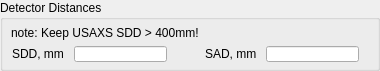
   <widget class="QGroupBox" name="groupBox_10">
    <property name="geometry">
     <rect>
      <x>0</x>
      <y>602</y>
      <width>380</width>
      <height>71</height>
     </rect>
    </property>
    <property name="title">
     <string>Detector Distances</string>
    </property>
    <widget class="QLabel" name="label">
     <property name="geometry">
      <rect>
       <x>11</x>
       <y>25</y>
       <width>227</width>
       <height>16</height>
      </rect>
     </property>
     <property name="text">
      <string>note: Keep USAXS SDD &gt; 400mm!</string>
     </property>
    </widget>
    <widget class="QLabel" name="label_54">
     <property name="geometry">
      <rect>
       <x>205</x>
       <y>46</y>
       <width>55</width>
       <height>16</height>
      </rect>
     </property>
     <property name="text">
      <string>&lt;html&gt;&lt;head/&gt;&lt;body&gt;&lt;p&gt;SAD, mm&lt;/p&gt;&lt;/body&gt;&lt;/html&gt;</string>
     </property>
    </widget>
    <widget class="caTextEntry" name="catextentry_54">
     <property name="geometry">
      <rect>
       <x>74</x>
       <y>46</y>
       <width>93</width>
       <height>16</height>
      </rect>
     </property>
     <property name="channel" stdset="0">
      <string notr="true">9idcLAX:USAXS:SDD</string>
     </property>
     <property name="background">
      <color>
       <red>115</red>
       <green>215</green>
       <blue>253</blue>
      </color>
     </property>
     <property name="colorMode">
      <enum>caLineEdit::Static</enum>
     </property>
    </widget>
    <widget class="QLabel" name="label_57">
     <property name="geometry">
      <rect>
       <x>12</x>
       <y>46</y>
       <width>56</width>
       <height>16</height>
      </rect>
     </property>
     <property name="text">
      <string>SDD, mm</string>
     </property>
    </widget>
    <widget class="caTextEntry" name="catextentry_55">
     <property name="geometry">
      <rect>
       <x>266</x>
       <y>46</y>
       <width>93</width>
       <height>16</height>
      </rect>
     </property>
     <property name="channel" stdset="0">
      <string notr="true">9idcLAX:USAXS:SAD</string>
     </property>
     <property name="background">
      <color>
       <red>115</red>
       <green>215</green>
       <blue>253</blue>
      </color>
     </property>
     <property name="colorMode">
      <enum>caLineEdit::Static</enum>
     </property>
    </widget>
   </widget>
